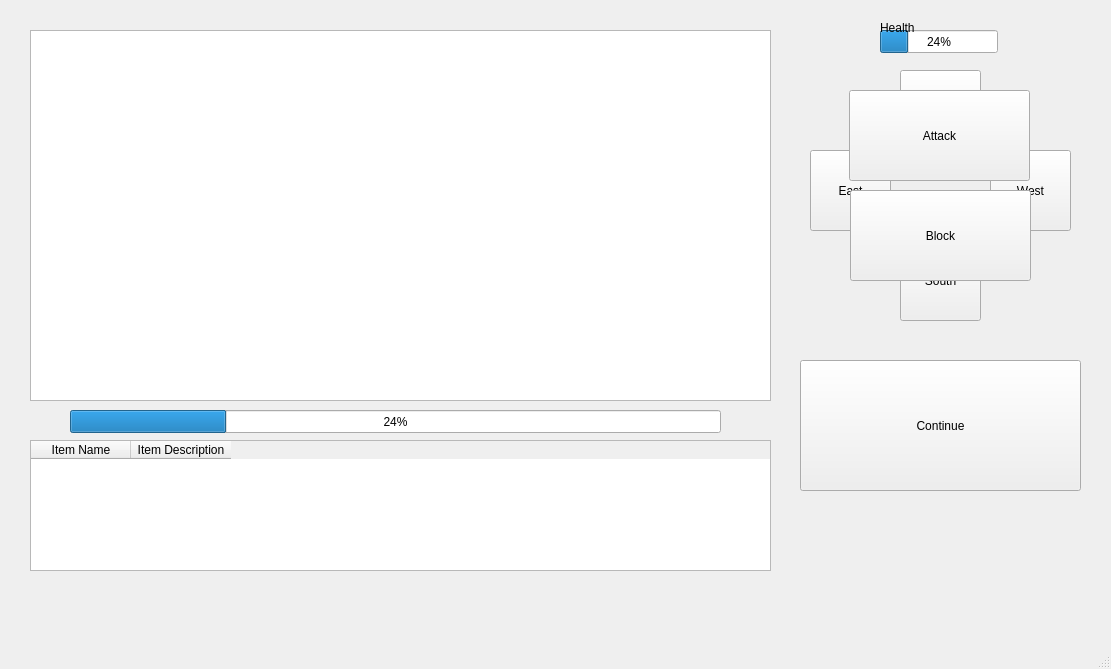
<?xml version="1.0" encoding="UTF-8"?>
<ui version="4.0">
 <class>MainWindow</class>
 <widget class="QMainWindow" name="MainWindow">
  <property name="geometry">
   <rect>
    <x>0</x>
    <y>0</y>
    <width>1111</width>
    <height>669</height>
   </rect>
  </property>
  <property name="windowTitle">
   <string>MainWindow</string>
  </property>
  <widget class="QWidget" name="centralwidget">
   <widget class="QPushButton" name="pushButton">
    <property name="geometry">
     <rect>
      <x>800</x>
      <y>360</y>
      <width>281</width>
      <height>131</height>
     </rect>
    </property>
    <property name="text">
     <string>Continue</string>
    </property>
   </widget>
   <widget class="QPushButton" name="northBut">
    <property name="geometry">
     <rect>
      <x>900</x>
      <y>70</y>
      <width>81</width>
      <height>81</height>
     </rect>
    </property>
    <property name="text">
     <string>North</string>
    </property>
   </widget>
   <widget class="QPushButton" name="southBut">
    <property name="geometry">
     <rect>
      <x>900</x>
      <y>240</y>
      <width>81</width>
      <height>81</height>
     </rect>
    </property>
    <property name="text">
     <string>South</string>
    </property>
   </widget>
   <widget class="QPushButton" name="eastBut">
    <property name="geometry">
     <rect>
      <x>810</x>
      <y>150</y>
      <width>81</width>
      <height>81</height>
     </rect>
    </property>
    <property name="text">
     <string>East</string>
    </property>
   </widget>
   <widget class="QPushButton" name="westBut">
    <property name="geometry">
     <rect>
      <x>990</x>
      <y>150</y>
      <width>81</width>
      <height>81</height>
     </rect>
    </property>
    <property name="text">
     <string>West</string>
    </property>
   </widget>
   <widget class="QProgressBar" name="progressBar">
    <property name="geometry">
     <rect>
      <x>70</x>
      <y>410</y>
      <width>651</width>
      <height>23</height>
     </rect>
    </property>
    <property name="value">
     <number>24</number>
    </property>
   </widget>
   <widget class="QListWidget" name="listWidget">
    <property name="geometry">
     <rect>
      <x>30</x>
      <y>30</y>
      <width>741</width>
      <height>371</height>
     </rect>
    </property>
   </widget>
   <widget class="QTableWidget" name="tableWidget">
    <property name="geometry">
     <rect>
      <x>30</x>
      <y>440</y>
      <width>741</width>
      <height>131</height>
     </rect>
    </property>
    <property name="sizePolicy">
     <sizepolicy hsizetype="Expanding" vsizetype="Expanding">
      <horstretch>0</horstretch>
      <verstretch>0</verstretch>
     </sizepolicy>
    </property>
    <property name="sizeAdjustPolicy">
     <enum>QAbstractScrollArea::AdjustIgnored</enum>
    </property>
    <column>
     <property name="text">
      <string>Item Name</string>
     </property>
    </column>
    <column>
     <property name="text">
      <string>Item Description</string>
     </property>
    </column>
   </widget>
   <widget class="QPushButton" name="attackBut">
    <property name="geometry">
     <rect>
      <x>849</x>
      <y>90</y>
      <width>181</width>
      <height>91</height>
     </rect>
    </property>
    <property name="text">
     <string>Attack</string>
    </property>
   </widget>
   <widget class="QPushButton" name="blockBut">
    <property name="geometry">
     <rect>
      <x>850</x>
      <y>190</y>
      <width>181</width>
      <height>91</height>
     </rect>
    </property>
    <property name="text">
     <string>Block</string>
    </property>
   </widget>
   <widget class="QProgressBar" name="HealthBar">
    <property name="geometry">
     <rect>
      <x>880</x>
      <y>30</y>
      <width>118</width>
      <height>23</height>
     </rect>
    </property>
    <property name="value">
     <number>24</number>
    </property>
   </widget>
   <widget class="QLabel" name="label">
    <property name="geometry">
     <rect>
      <x>880</x>
      <y>20</y>
      <width>58</width>
      <height>16</height>
     </rect>
    </property>
    <property name="text">
     <string>Health</string>
    </property>
   </widget>
  </widget>
  <widget class="QMenuBar" name="menubar">
   <property name="geometry">
    <rect>
     <x>0</x>
     <y>0</y>
     <width>1111</width>
     <height>43</height>
    </rect>
   </property>
  </widget>
  <widget class="QStatusBar" name="statusbar"/>
 </widget>
 <resources/>
 <connections/>
</ui>
